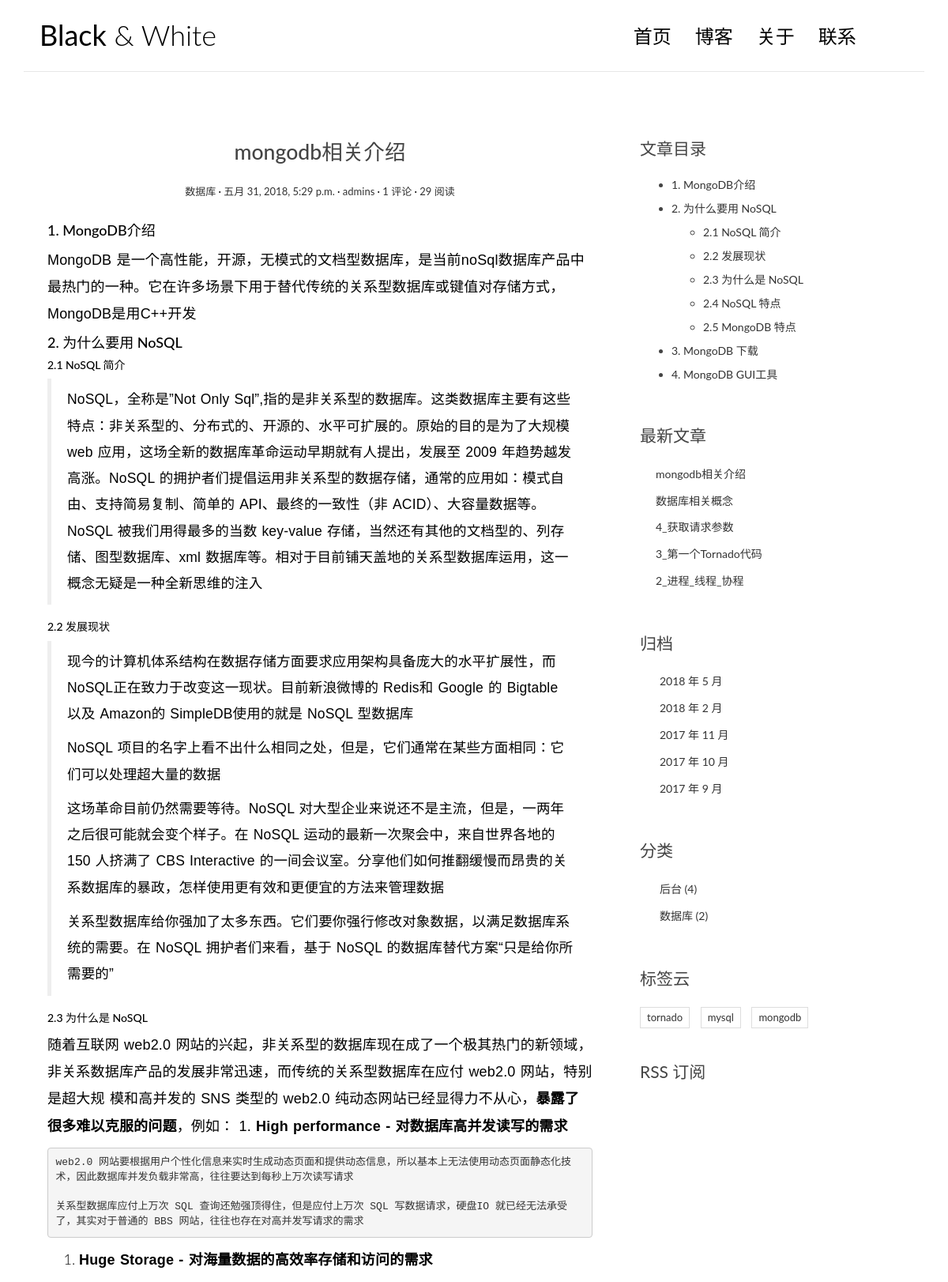
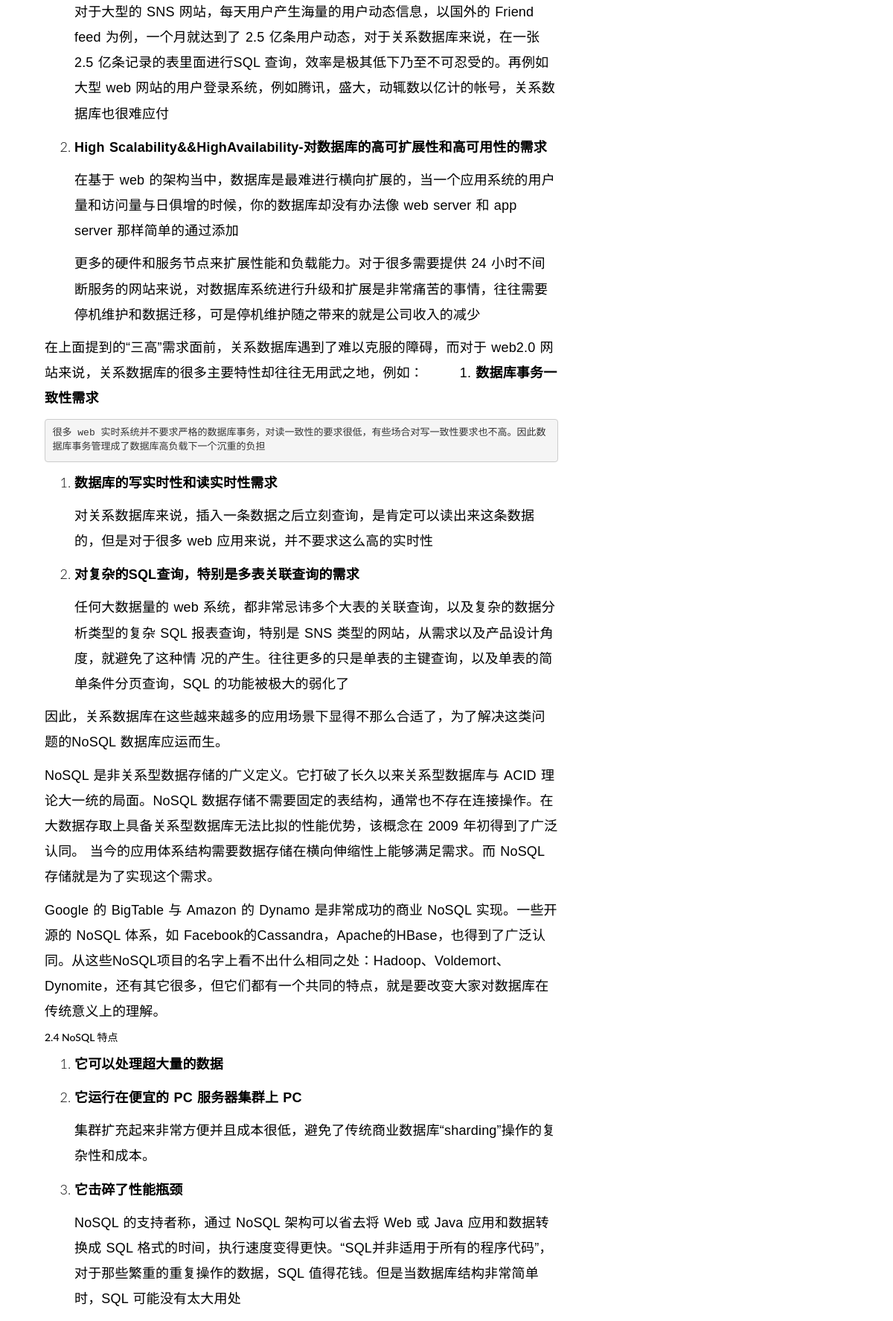
The app's page /post/2/ (upper part) with its own data (2 pictures, top to bottom).
### blog_view/models.py (models this page shows, shortened)
class Post(models.Model):
    title = models.CharField(max_length=100, unique=True, verbose_name='帖子')
    content = models.TextField()
    created_time = models.DateTimeField()
    modified_time = models.DateTimeField()
    excerpt = models.CharField(max_length=200, blank=True)
    category = models.ForeignKey(Category, on_delete=models.DO_NOTHING)
    tags = models.ManyToManyField(Tag, blank=True)
    author = models.ForeignKey(User, on_delete=models.DO_NOTHING)
    views = models.PositiveIntegerField(default=0)
    def increase_view(self):
        self.views += 1
        self.save(update_fields=['views'])
    class Meta:
        db_table = 't_post'
        verbose_name_plural = '帖子'
        ordering = ['-created_time']
    def save(self, *args, **kwargs):
        if not self.excerpt:
            md = markdown.Markdown(extensions=[
                'markdown.extensions.extra',
                'markdown.extensions.codehilite',
            ])
            self.excerpt = strip_tags(md.convert(self.content))[:54]
        super(Post, self).save(*args, **kwargs)
    def get_absolute_url(self):
        return reverse('blog_view:detail', kwargs={'pk': self.pk})

class Category(models.Model):
    name = models.CharField(max_length=100, unique=True, verbose_name='类别')
    class Meta:
        db_table = 't_category'
        verbose_name_plural = '类别'

class Tag(models.Model):
    name = models.CharField(max_length=100, unique=True, verbose_name='标签')
    class Meta:
        db_table = 't_tags'
        verbose_name_plural = '标签'

### blog_view/views.py (the view)
# urls.py: re_path(r'^post/(?P<pk>[0-9]+)/$', views.PostDetailView.as_view(), name='detail'),
class PostDetailView(DetailView):
    model = Post
    template_name = 'detail.html'
    context_object_name = 'post'
    def get(self, request, *args, **kwargs):
        response = super(PostDetailView, self).get(request, *args, **kwargs)
        self.object.increase_view()
        return response
    def get_object(self, queryset=None):
        post = super(PostDetailView, self).get_object(queryset=None)
        md = markdown.Markdown(extensions=[
            'markdown.extensions.extra',
            'markdown.extensions.codehilite',
            'markdown.extensions.toc',
        ])
        post.content = md.convert(post.content)
        post.toc = md.toc
        return post
    def get_context_data(self, **kwargs):
        context = super(PostDetailView, self).get_context_data(**kwargs)
        form = CommentForm()
        comment_list = self.object.comment_set.all()
        context.update({
            'form': form,
            'comment_list': comment_list,
            'len': len(comment_list)
        })
        return context

### blog_view/templatetags/blog_tags.py (called while the page is built)
@register.simple_tag
def get_recent_posts(num=5):
    return Post.objects.all().order_by('-created_time')[:num]

@register.simple_tag
def archives():
    return Post.objects.dates('created_time', 'month', order='DESC')

@register.simple_tag
def get_categories():
    return Category.objects.annotate(num_posts=Count('post')).filter(num_posts__gt=0)

@register.simple_tag
def get_tags():
    return Tag.objects.annotate(num_posts=Count('post')).filter(num_posts__gt=0)

### blog_view/templates/detail.html (shortened to what this page needs)
{% extends 'base.html' %}
{% load staticfiles %}
{% load blog_tags %}
{% block main %}
    <main class="col-md-8">
        <article class="post post-{{ post.pk }}">
            <header class="entry-header">
                <h1 class="entry-title">{{ post.title }}</h1>
                <div class="entry-meta">
                    <span class="post-category"><a href="#">{{ post.category.name }}</a></span>
                    <span class="post-date"><a href="#"><time class="entry-date"
                                                              datetime="{{ post.created_time }}">{{ post.created_time }}</time></a></span>
                    <span class="post-author"><a href="#">{{ post.author }}</a></span>
                    <span class="comments-link"><a href="#">{{ len }} 评论</a></span>
                    <span class="views-count"><a href="#">{{ post.views }} 阅读</a></span>
                </div>
            </header>
            <div class="entry-content clearfix">
                {{ post.content|safe }}
            </div>
        </article>
    </main>
{% endblock main %}
{% block right %}
<aside class="col-md-4">
                <div class="widget widget-content">
                    <h3 class="widget-title">文章目录</h3>
                    {{ post.toc|safe }}
                </div>
                <div class="widget widget-recent-posts">
                    <h3 class="widget-title">最新文章</h3>
                    {% get_recent_posts as recent_post_list %}
                    <ul>
                        {% for post in recent_post_list %}
                        <li>
                            <a href="{{ post.get_absolute_url }}">{{ post.title }}</a>
                        </li>
                        {% empty %}
                        暂无文章！
                        {% endfor %}
                    </ul>
                </div>
                <div class="widget widget-archives">
                  <h3 class="widget-title">归档</h3>
                  {% archives as date_list %}
                  <ul>
                    {% for date in date_list %}
                    <li>
                      <a href="{% url 'blog_view:archives' date.year date.month %}">{{ date.year }} 年 {{ date.month }} 月</a>
                    </li>
                    {% empty %}
                    暂无归档！
                    {% endfor %}
                  </ul>
                </div>
                <div class="widget widget-category">
                  <h3 class="widget-title">分类</h3>
                  {% get_categories as category_list %}
                  <ul>
                    {% for category in category_list %}
                    <li>
                      <a href="{% url 'blog_view:category' category.pk %}">{{ category.name }} <span class="post-count">({{ category.num_posts }})</span></a>
                    </li>
                    {% empty %}
                    暂无分类！
                    {% endfor %}
                  </ul>
                </div>
                <div class="widget widget-tag-cloud">
                    <h3 class="widget-title">标签云</h3>
                    {% get_tags as tag_list %}
                    <ul>
                        {% for tag in tag_list %}
                        <li>
                            <a href="{% url 'blog_view:tag' tag.pk %}">{{ tag.name }}</a>
                        </li>
                            {% empty %}
                            暂无标签！
                            {% endfor %}
                    </ul>
                </div>
                <div class="rss">
                    <a href="{% url 'rss' %}"> RSS 订阅</a>
                </div>
            </aside>
{% endblock right %}

### static/css/custom.css (style rules this page uses)
* { outline: none; }
h1, h2, h3, h4, h5, h6 { margin-top: 0; }
a { color: #333; }
body { color: #444; font-family: 'Lato', sans-serif; }
p { font-family: 'Ubuntu', sans-serif; font-weight: 400; word-spacing: 1px; letter-spacing: 0.01em; }
.post { background: #fff; padding: 30px 30px 0; }
.entry-title { text-align: center; font-size: 1.9em; margin-bottom: 20px; line-height: 1.6; padding: 10px 20px 0; }
.entry-meta { text-align: center; color: #DDDDDD; font-size: 13px; margin-bottom: 30px; }
.entry-content { font-size: 18px; line-height: 1.9; font-weight: 300; color: #000; }
.post-category::after, .post-date::after, .post-author::after, .comments-link::after { content: ' ·'; color: #000; }
.widget { background: #fff; padding: 30px 0 0; }
.widget-title { font-size: 1.5em; margin-bottom: 20px; line-height: 1.6; padding: 10px 0 0; font-weight: 400; }
.widget-recent-posts ul { padding: 0; margin: 0; padding-left: 20px; }
.widget-recent-posts ul li { list-style-type: none; position: relative; line-height: 170%; margin-bottom: 10px; }
.widget-recent-posts ul li::before { content: '\f3d3'; font-family: "Ionicons"; position: absolute; left: -17px; top: 3px; font-size: 16px; color: #000; }
.widget-archives ul { padding: 0; margin: 0; padding-left: 25px; }
.widget-archives ul li { list-style-type: none; position: relative; line-height: 170%; margin-bottom: 10px; }
.widget-archives ul li::before { content: '\f3f3'; font-family: "Ionicons"; position: absolute; left: -25px; top: 1px; font-size: 16px; color: #000; }
.widget-category ul { padding: 0; margin: 0; padding-left: 25px; }
.widget-category ul li { list-style-type: none; position: relative; line-height: 170%; margin-bottom: 10px; }
.widget-category ul li::before { content: '\f3fe'; font-family: "Ionicons"; position: absolute; left: -25px; top: 1px; font-size: 18px; color: #000; }
.widget-tag-cloud ul { padding: 0; margin: 0; margin-right: -10px; }
.widget-tag-cloud ul li { list-style-type: none; font-size: 13px; display: inline-block; margin-right: 10px; margin-bottom: 10px; padding: 3px 8px; border: 1px solid #ddd; }
.widget-content ul ul { margin-top: 10px; }
.widget-content ul li { margin-bottom: 10px; }
.rss { font-size: 21px; margin-top: 30px; }
.rss a { color: #444; }

### records on screen
Post: title "mongodb相关介绍", category.name "数据库", created_time "五月 31, 2018, 5:29 p.m.", author "admins", views "29", content "1. MongoDB介绍 MongoDB 是一个高性能，开源，无模式的文档型数据库，是当前noSql数据库产品中最热门的一种。它在许多场景下用于替代传统的关系型数据库或键值对存储方式，MongoDB是用C++开发 2. 为什么要用 NoSQL 2.1 NoSQL 简介 NoSQL，全称是”Not Only Sql”,指的是非关系型的数据库。这类数据库主要有这些特点：非关系型的、分布式的、开源的、水平可扩展的。原始的目的是为了大规模 web 应用，这场全新的数据库革命运动早期就有人提出，发展至 2009 年趋势越发高涨。NoSQL 的拥护者们提倡运用非关系型的数据存储，通常的应用如：模式自由、支持简易复制、简单的 API、最终的一致性（非 ACID）、大容量数据等。NoSQL 被我们用得最多的当数 key-value 存储，当然还有其他的文档型的、列存储、图型数据库、xml 数据库等。相对于目前铺天盖地的关系型数据库运用，这一概念无疑是一种全新思维的注入 2.2 发展现状 现今的计算机体系结构在数据存储方面要求应用架构具备庞大的水平扩展性，而NoSQL正在致力于改变这一现状。目前新浪微博的 Redis和 Google 的 Bigtable 以及 Amazon的 SimpleDB使用的就是 NoSQL 型数据库 NoSQL 项目的名字上看不出什么相同之处，但是，它们通常在某些方面相同：它们可以处理超大量的数据 这场革命目前仍然需要等待。NoSQL 对大型企业来说还不是主流，但是，一两年之后很可能就会变个样子。在 NoSQL 运动的最新一次聚会中，来自世界各地的 150 人挤满了…", toc "1. MongoDB介绍 2. 为什么要用 NoSQL 2.1 NoSQL 简介 2.2 发展现状 2.3 为什么是 NoSQL 2.4 NoSQL 特点 2.5 MongoDB 特点 3. MongoDB 下载 4. MongoDB GUI工具"
Post: title "数据库相关概念"
Post: title "4_获取请求参数"
Post: title "3_第一个Tornado代码"
Post: title "2_进程_线程_协程"
Category: name "后台", num_posts "4"
Category: name "数据库", num_posts "2"
Tag: name "tornado"
Tag: name "mysql"
Tag: name "mongodb"

### other values on screen
{{ len }} "1"
{{ date.year }} "2018" "2018" "2017" "2017" "2017"
{{ date.month }} "5" "2" "11" "10" "9"
